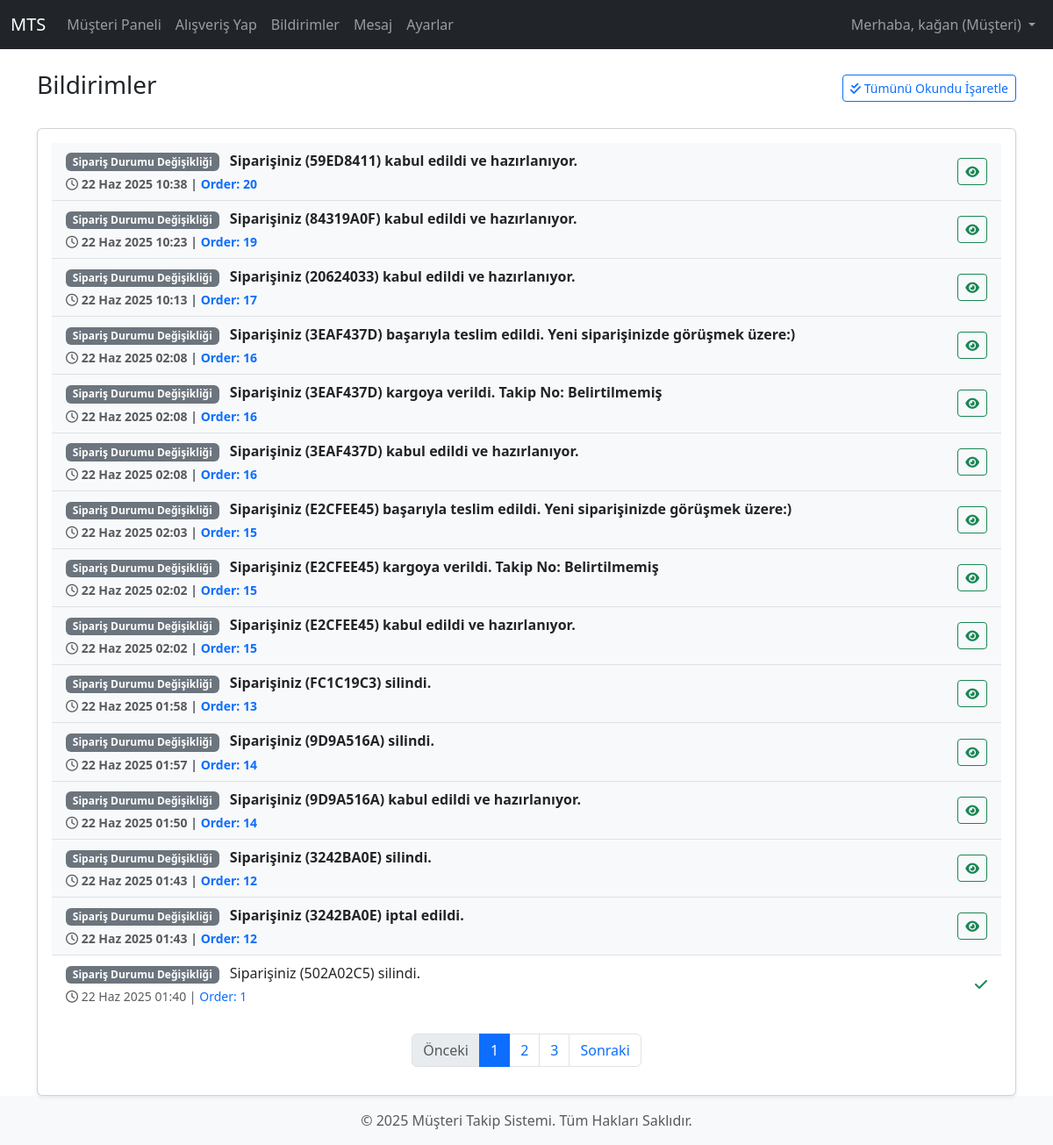
The app's page /notifications/ (signed in) with its own data.
### core/models.py (models this page shows, shortened)
class User(AbstractUser):
    USER_TYPE_CHOICES = (
        ("admin", "Yönetici"),
        ("personnel", "Personel"),
        ("customer", "Müşteri"),
    )
    user_type = models.CharField(
        max_length=20,
        choices=USER_TYPE_CHOICES,
        default="customer",
        verbose_name="Kullanıcı Tipi"
    )
    phone_number = models.CharField(
        max_length=15,
        blank=True,
        null=True,
        verbose_name="Telefon Numarası"
    )
    company_name = models.CharField(
        max_length=100,
        blank=True,
        null=True,
        verbose_name="Firma Adı"
    )
    address = models.TextField(
        blank=True,
        null=True,
        verbose_name="Adres"
    )
    customer_segment = models.CharField(
        max_length=20,
        choices=[('individual', 'Bireysel'), ('corporate', 'Kurumsal')],
        blank=True,
        null=True,
        verbose_name="Müşteri Segmenti"
    )
    date_of_birth = models.DateField(
        blank=True,
        null=True,
        verbose_name="Doğum Tarihi"
    )
    notes = models.TextField(
        blank=True,
        null=True,
        verbose_name="Notlar"
    )
    tax_id_number = models.CharField(
        max_length=20,
        blank=True,
        null=True,
        verbose_name="Vergi/Kimlik Numarası"
    )
    payment_preference = models.CharField(
        max_length=50,
        blank=True,
        null=True,
        verbose_name="Ödeme Tercihi"
    )
    debt_status = models.DecimalField(
        max_digits=10,
        decimal_places=2,
        default=0.00,
        verbose_name="Borç Durumu"
    )
    def is_admin(self):
        return self.user_type == "admin"
    def is_personnel(self):
        return self.user_type == "personnel"
    def is_customer(self):
        return self.user_type == "customer"
    def get_user_type_display(self):
        return dict(self.USER_TYPE_CHOICES).get(self.user_type)

### notifications/models.py (models this page shows, shortened)
class Notification(models.Model):
    NOTIFICATION_TYPE_CHOICES = (
        ('order_status', 'Sipariş Durumu Değişikliği'),
        ('debt_change', 'Borç Durumu Değişikliği'),
        ('stock_alert', 'Stok Uyarısı'),
        ('new_message', 'Yeni Mesaj'),
        ('system_alert', 'Sistem Uyarısı'),
    )
    recipient = models.ForeignKey(User, on_delete=models.CASCADE, related_name='notifications', verbose_name="Alıcı")
    message = models.TextField(verbose_name="Bildirim Mesajı")
    notification_type = models.CharField(max_length=50, choices=NOTIFICATION_TYPE_CHOICES, verbose_name="Bildirim Tipi")
    related_object_id = models.CharField(max_length=255, blank=True, null=True, verbose_name="İlgili Obje ID") # Sipariş ID, Ürün Kodu vb.
    related_object_type = models.CharField(max_length=50, blank=True, null=True, verbose_name="İlgili Obje Tipi") # 'Order', 'Product', 'User'
    is_read = models.BooleanField(default=False, verbose_name="Okundu mu?")
    created_at = models.DateTimeField(auto_now_add=True, verbose_name="Oluşturulma Tarihi")
    class Meta:
        verbose_name = "Bildirim"
        verbose_name_plural = "Bildirimler"
        ordering = ['-created_at']

### notifications/views.py (the view)
# urls.py: path('', views.UserNotificationListView.as_view(), name='user_notifications'),
class UserNotificationListView(LoginRequiredMixin, ListView):
    model = Notification
    template_name = 'notifications/notification_list.html'
    context_object_name = 'notifications'
    paginate_by = 15
    def get_queryset(self):
        if self.request.user.is_admin() or self.request.user.is_personnel():
            return Notification.objects.all().order_by('-created_at')
        else: # Müşteriler sadece kendi bildirimlerini görür
            return Notification.objects.filter(recipient=self.request.user).order_by('-created_at')
    def get_context_data(self, **kwargs):
        context = super().get_context_data(**kwargs)
        context['page_title'] = 'Bildirimler'
        context['unread_notifications_count'] = self.get_queryset().filter(is_read=False).count()
        return context

### templates/notifications/notification_list.html (shortened to what this page needs)
{% extends 'base.html' %}
{% load static %}
{% block content %}
<div class="d-flex justify-content-between align-items-center mb-4">
    <h1 class="h3">{{ page_title }}</h1>
    {% if notifications %}
    <form action="{% url 'notifications:mark_all_as_read' %}" method="post" class="d-inline">
        <button type="submit" class="btn btn-sm btn-outline-primary" onclick="return confirm('Tüm bildirimleri okundu olarak işaretlemek istediğinizden emin misiniz?');">
            <i class="fas fa-check-double"></i> Tümünü Okundu İşaretle
        </button>
    </form>
    {% endif %}
</div>
<div class="card shadow-sm">
    <div class="card-body">
        {% if notifications %}
            <ul class="list-group list-group-flush">
                {% for notification in notifications %}
                    <li class="list-group-item d-flex justify-content-between align-items-center {% if not notification.is_read %}bg-light fw-bold{% endif %}">
                        <div>
                            <span class="badge bg-secondary me-2">{{ notification.get_notification_type_display }}</span>
                            {{ notification.message }}
                            <div class="text-muted small mt-1">
                                <i class="far fa-clock"></i> {{ notification.created_at|date:"d M Y H:i" }}
                                {% if notification.related_object_id %}
                                    | <span class="text-primary">{{ notification.related_object_type }}: {{ notification.related_object_id }}</span>
                                {% endif %}
                            </div>
                        </div>
                        {% if not notification.is_read %}
                            <form action="{% url 'notifications:mark_as_read' pk=notification.pk %}" method="post" class="d-inline ms-3">
                                <button type="submit" class="btn btn-sm btn-outline-success" title="Okundu İşaretle"><i class="fas fa-eye"></i></button>
                            </form>
                        {% else %}
                            <i class="fas fa-check text-success ms-3" title="Okundu"></i>
                        {% endif %}
                    </li>
                {% endfor %}
            </ul>
            {% if is_paginated %}
            <nav aria-label="Page navigation example" class="mt-4">
                <ul class="pagination justify-content-center">
                    {% if page_obj.has_previous %}
                        <li class="page-item"><a class="page-link" href="?page={{ page_obj.previous_page_number }}">Önceki</a></li>
                    {% else %}
                        <li class="page-item disabled"><span class="page-link">Önceki</span></li>
                    {% endif %}
                    {% for i in paginator.page_range %}
                        {% if page_obj.number == i %}
                            <li class="page-item active"><span class="page-link">{{ i }}</span></li>
                        {% else %}
                            <li class="page-item"><a class="page-link" href="?page={{ i }}">{{ i }}</a></li>
                        {% endif %}
                    {% endfor %}
                    {% if page_obj.has_next %}
                        <li class="page-item"><a class="page-link" href="?page={{ page_obj.next_page_number }}">Sonraki</a></li>
                    {% else %}
                        <li class="page-item disabled"><span class="page-link">Sonraki</span></li>
                    {% endif %}
                </ul>
            </nav>
            {% endif %}
        {% else %}
        <div class="alert alert-info text-center" role="alert">
            Henüz bildiriminiz bulunmamaktadır.
        </div>
        {% endif %}
    </div>
</div>
{% endblock %}

### templates/base.html (shortened to what this page needs)
{% load static %}
<!DOCTYPE html>
<html lang="tr">
<head>
    <link href="https://cdn.jsdelivr.net/npm/bootstrap@5.3.3/dist/css/bootstrap.min.css" rel="stylesheet">
    <link rel="stylesheet" href="https://cdnjs.cloudflare.com/ajax/libs/font-awesome/6.0.0-beta3/css/all.min.css">
</head>
<body>
    <nav class="navbar navbar-expand-lg navbar-dark bg-dark">
        <div class="container-fluid">
            <a class="navbar-brand" href="{% url 'home' %}">MTS</a>
            <div class="collapse navbar-collapse" id="navbarNav">
                <ul class="navbar-nav me-auto mb-2 mb-lg-0">
                    {% if user.is_authenticated %}
                        {% if user.is_customer %}
                            <li class="nav-item">
                            <a class="nav-link" href="{% url 'customer_panel:customer_dashboard' %}">Müşteri Paneli</a>
                        </li>
                        <li class="nav-item">
                            <a class="nav-link" href="{% url 'customer_panel:shop_product_list' %}">Alışveriş Yap</a>
                        </li>
                        {% endif %}
                        <li class="nav-item">
                            <a class="nav-link" href="{% url 'notifications:user_notifications' %}">Bildirimler</a>
                        </li>
                        <li class="nav-item">
                            <a class="nav-link" href="{% url 'messages_app:message_list' %}">Mesaj</a>
                        </li>
                        <li class="nav-item">
                            <a class="nav-link" href="{% url 'settings_app:theme_settings' %}">Ayarlar</a>
                        </li>
                    {% endif %}
                </ul>
                <ul class="navbar-nav">
                    {% if user.is_authenticated %}
                        <li class="nav-item dropdown">
                            <a class="nav-link dropdown-toggle" href="#" id="navbarDropdown" role="button" data-bs-toggle="dropdown" aria-expanded="false">
                                Merhaba, {{ user.get_full_name|default:user.username }} ({{ user.get_user_type_display }})
                            </a>
                        </li>
                    {% endif %}
                </ul>
            </div>
        </div>
    </nav>
    <main class="container mt-4">
        {% block content %}{% endblock %}
    </main>
    <footer class="footer mt-auto py-3 bg-light">
        <div class="container text-center">
            <span class="text-muted">© 2025 Müşteri Takip Sistemi. Tüm Hakları Saklıdır.</span>
        </div>
    </footer>
</body>
</html>

### records on screen
User: get_full_name "kağan", user_type "Müşteri"
Notification: notification_type "Sipariş Durumu Değişikliği", message "Siparişiniz (59ED8411) kabul edildi ve hazırlanıyor.", created_at "22 Haz 2025 10:38", related_object_type "Order", related_object_id "20", is_read False (drawn)
Notification: notification_type "Sipariş Durumu Değişikliği", message "Siparişiniz (84319A0F) kabul edildi ve hazırlanıyor.", created_at "22 Haz 2025 10:23", related_object_type "Order", related_object_id "19", is_read False (drawn)
Notification: notification_type "Sipariş Durumu Değişikliği", message "Siparişiniz (20624033) kabul edildi ve hazırlanıyor.", created_at "22 Haz 2025 10:13", related_object_type "Order", related_object_id "17", is_read False (drawn)
Notification: notification_type "Sipariş Durumu Değişikliği", message "Siparişiniz (3EAF437D) başarıyla teslim edildi. Yeni siparişinizde görüşmek üzere:)", created_at "22 Haz 2025 02:08", related_object_type "Order", related_object_id "16", is_read False (drawn)
Notification: notification_type "Sipariş Durumu Değişikliği", message "Siparişiniz (3EAF437D) kargoya verildi. Takip No: Belirtilmemiş", created_at "22 Haz 2025 02:08", related_object_type "Order", related_object_id "16", is_read False (drawn)
Notification: notification_type "Sipariş Durumu Değişikliği", message "Siparişiniz (3EAF437D) kabul edildi ve hazırlanıyor.", created_at "22 Haz 2025 02:08", related_object_type "Order", related_object_id "16", is_read False (drawn)
Notification: notification_type "Sipariş Durumu Değişikliği", message "Siparişiniz (E2CFEE45) başarıyla teslim edildi. Yeni siparişinizde görüşmek üzere:)", created_at "22 Haz 2025 02:03", related_object_type "Order", related_object_id "15", is_read False (drawn)
Notification: notification_type "Sipariş Durumu Değişikliği", message "Siparişiniz (E2CFEE45) kargoya verildi. Takip No: Belirtilmemiş", created_at "22 Haz 2025 02:02", related_object_type "Order", related_object_id "15", is_read False (drawn)
Notification: notification_type "Sipariş Durumu Değişikliği", message "Siparişiniz (E2CFEE45) kabul edildi ve hazırlanıyor.", created_at "22 Haz 2025 02:02", related_object_type "Order", related_object_id "15", is_read False (drawn)
Notification: notification_type "Sipariş Durumu Değişikliği", message "Siparişiniz (FC1C19C3) silindi.", created_at "22 Haz 2025 01:58", related_object_type "Order", related_object_id "13", is_read False (drawn)
Notification: notification_type "Sipariş Durumu Değişikliği", message "Siparişiniz (9D9A516A) silindi.", created_at "22 Haz 2025 01:57", related_object_type "Order", related_object_id "14", is_read False (drawn)
Notification: notification_type "Sipariş Durumu Değişikliği", message "Siparişiniz (9D9A516A) kabul edildi ve hazırlanıyor.", created_at "22 Haz 2025 01:50", related_object_type "Order", related_object_id "14", is_read False (drawn)
Notification: notification_type "Sipariş Durumu Değişikliği", message "Siparişiniz (3242BA0E) silindi.", created_at "22 Haz 2025 01:43", related_object_type "Order", related_object_id "12", is_read False (drawn)
Notification: notification_type "Sipariş Durumu Değişikliği", message "Siparişiniz (3242BA0E) iptal edildi.", created_at "22 Haz 2025 01:43", related_object_type "Order", related_object_id "12", is_read False (drawn)
Notification: notification_type "Sipariş Durumu Değişikliği", message "Siparişiniz (502A02C5) silindi.", created_at "22 Haz 2025 01:40", related_object_type "Order", related_object_id "1", is_read True (drawn)

### other values on screen
{{ page_title }} "Bildirimler"
{{ i }} "1"
{{ i }} "2" "3"
